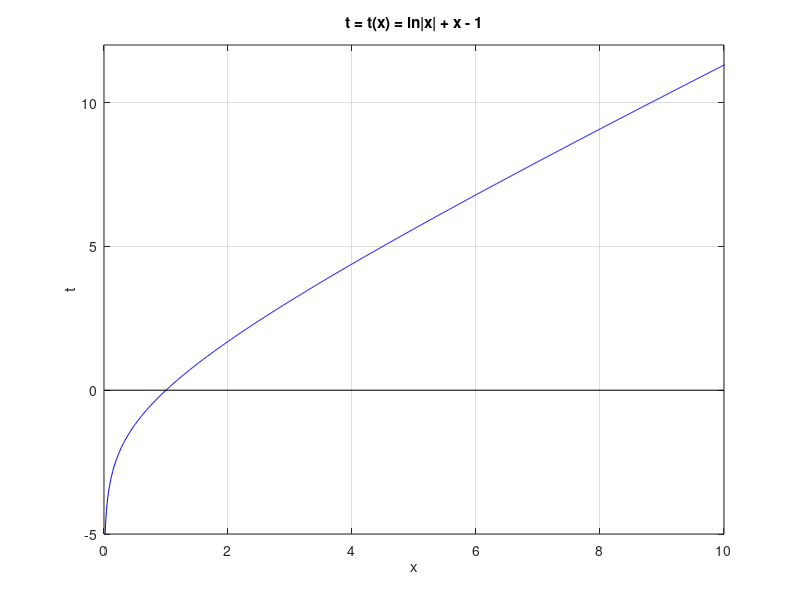
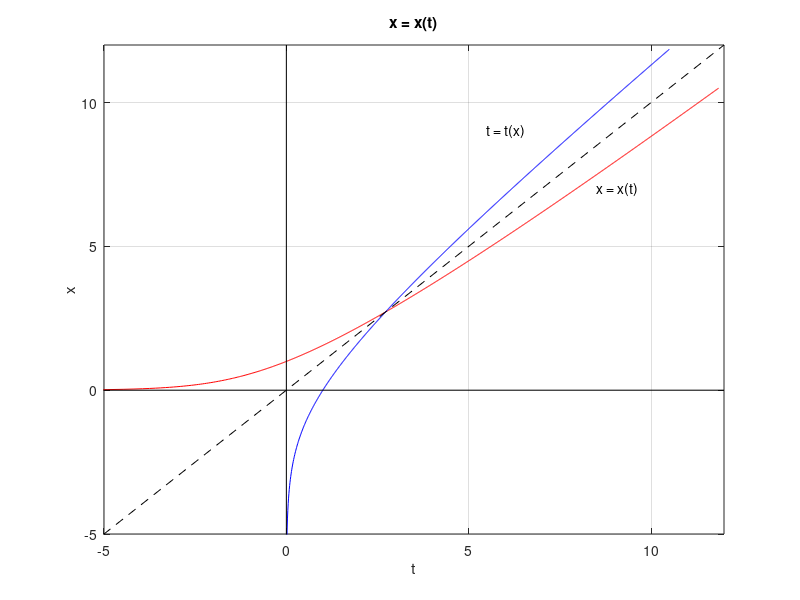

MATLAB code to generate these figures, in order:
close all

% Graph of the function of t = t(x) = ln|x| + x - 1
f = @(x) log(abs(x)) + x - 1;

x=0.01:0.01:10.5;
t=f(x);
plot(x,t,'b')
grid on
hold on

title('t = t(x) = ln|x| + x - 1')
xlabel('x')
ylabel('t')

% x axis
xx=[0, 10];
tt=[0, 0];
plot(xx,tt,'k')
axis([0,10,-5,12])

% Graph of the inverse function of t = t(x) = ln|x| + x - 1
figure

plot(t,x,'r')
grid on
hold on
plot(x,t,'b')
text(8.5,7,'x = x(t)');
text(5.5,9,'t = t(x)');

title('x = x(t)')
xlabel('t')
ylabel('x')

% t axis
tt=[-6, 12];
xx=[0, 0];
plot(xx,tt,'k')

% x axis
xx=[-6, 12];
tt=[0, 0];
plot(xx,tt,'k')

% the line x=t
tt=[-6, 12];
xx =tt;
plot(xx,tt,'--k')

axis([-5,12,-5,12])
